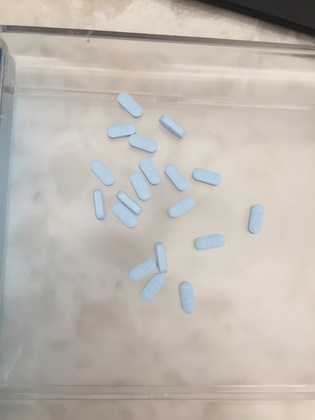
%> input picture pills/blue_bar_pill.JPG, 315 x 420 px, shrunk from 2448 x 3264 before the run; its folder holds only this picture in this run
$ octave general_pill_counter.m   (GNU Octave 9; MATLAB toolbox functions it lacks are replaced by stand-ins)
%> lines starting %> are read from the running program, lines starting %| are printed output that depends on the picture; in (x1, y1, x2, y2) boxes, pixels count from 0 and x2, y2 are one past the last pixel; in counts of white or black regions, pixels touching at a corner belong together; the program's own positions count from 1
clear all;
close all;

setShowIntermediateImages(0);

images = dir('pills/*.jpg');
for ii=1:size(images,1)
    image = images(ii);
    I = imread(strcat(image.folder, '/', image.name));
%> I is the input picture: size 420x315x3 uint8; mean R, G, B 190.1, 183.9, 176.4
    I = im2double(I);
%> I: size 420x315x3 double
    C = imcomplement(I); % Makes pills standout more if they are colored

    [H, S, V] = getHsvChannels(C);
    B = toBw(H, S, V);
    N = reduceNoise(B);
    markPills(I, N);
end

function markPills(I, B)
    % Plot and mark circular objects as pills
    props = regionprops(B, 'Centroid');
    I = insertText(I, [100 100], size(props,1), 'FontSize', 80);
    figure, imshow(I), title('Counted pills');
    for i=1:size(props,1)
        d = 80; % Length of each line in the crosshair
        c = props(i).Centroid;
        line([c(1)-d c(1)+d], [c(2) c(2)], 'Color', 'r');
        line([c(1) c(1)], [c(2)-d c(2)+d], 'Color', 'r');
    end
end

function N = reduceNoise(B)
    O = imopen(B,strel("disk", 30));
    E = imerode(O,strel("disk", 30));

    % [8 lines of commented-out code are left out]

    N = E;

    if getShowIntermediateImages() == 1
        figure, montage([B O E NLB]), title('BW, Opened, Eroded, Non Large Blobs');
    end
end

function G = toBw(H, S, V)
    % Weights H, S, V according to how important they are in distinguishing
    % pills from the background.
    I = (0.5*H + 3*S + V) / 3;
    g = graythresh(I);
    G = imbinarize(I, g);
end

function [H, S, V] = getHsvChannels(I)
    % Currently not actually thresholding anything, but still useful to get
    % HSV vectors.
    HSV = rgb2hsv(I);
%> HSV: size 420x315x3 double; mean H, S, V 0.541, 0.254, 0.318
    minHue = 0;
    maxHue = 1;
    minSat = 0;
    maxSat = 1;
    minVal = 0;
    maxVal = 1;
    for r=1:size(HSV,1)
        for c=1:size(HSV,2)
            if HSV(r,c,1) < minHue || HSV(r,c,1) > maxHue
                HSV(r,c,1) = 0;
            end
            if HSV(r,c,2) < minSat || HSV(r,c,2) > maxSat
                HSV(r,c,2) = 0;
            end
            if HSV(r,c,3) < minVal || HSV(r,c,3) > maxVal
                HSV(r,c,3) = 0;
            end
        end
    end
    H = HSV(:,:,1);
    S = HSV(:,:,2);
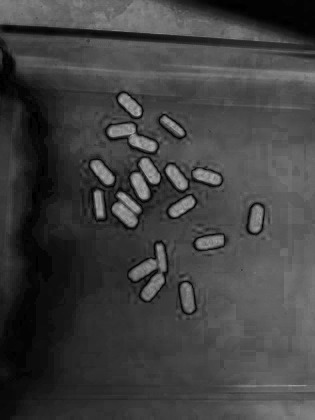
%> S: size 420x315 double; min 0, max 0.712, mean 0.254
    V = HSV(:,:,3);
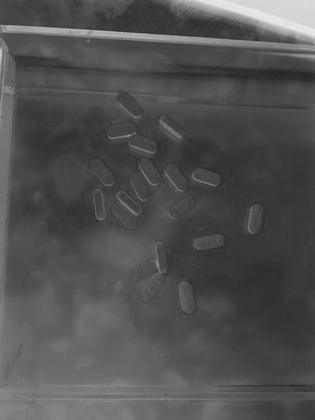
%> V: size 420x315 double; min 0.153, max 0.929, mean 0.318
%> in toBw, `I = (0.5*H + 3*S + V) / 3;`:
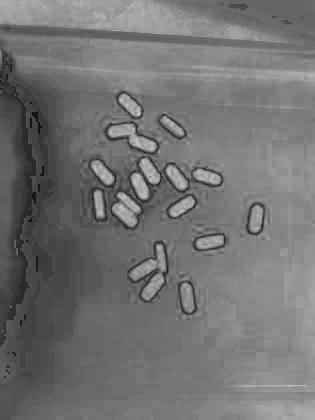
%> I: size 420x315 double; min 0.0562, max 0.811, mean 0.45
%> in toBw, `g = graythresh(I);`: g = 0.427
%> in toBw, `G = imbinarize(I, g);`:
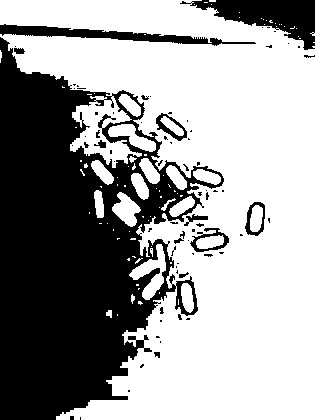
%> G: size 420x315 logical; 61.4% white; 75 black regions (59 under 20 px), largest, box (x1, y1, x2, y2) and area: (0, 37, 224, 420) 44622, (180, 0, 315, 50) 3045, (0, 24, 256, 46) 1819
%> in reduceNoise, `O = imopen(B,strel("disk", 30));`: O: size 420x315 logical; 39.6% white; 2 white regions, box (x1, y1, x2, y2) and area: (120, 42, 315, 420) 49120, (65, 0, 180, 33) 3262
%> in reduceNoise, `E = imerode(O,strel("disk", 30));`:
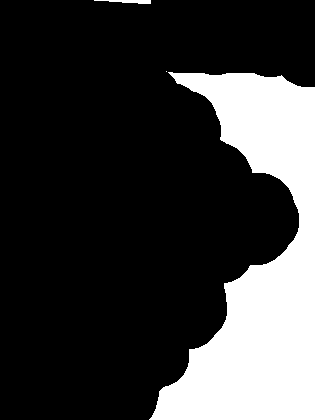
%> E: size 420x315 logical; 22.3% white; 3 white regions (1 under 20 px), largest, box (x1, y1, x2, y2) and area: (149, 72, 315, 420) 29394, (94, 0, 151, 4) 141
%> in markPills, `props = regionprops(B, 'Centroid');`: props = 3 regions; Centroid: [130.1 2], [260.7 269.2], [167 72]
%> in markPills, `I = insertText(I, [100 100], size(props,1), 'FontSize', 80);`:
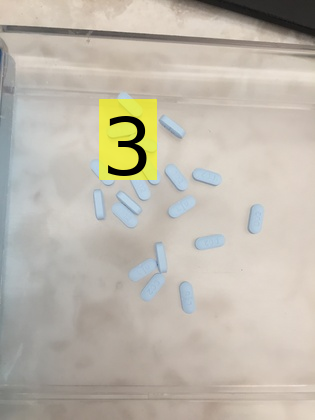
%> I: size 420x315x3 double; mean R, G, B 0.745, 0.72, 0.673
%> the loop in markPills, `for i=1:size(props,1)` made 3 passes
%> c on passes 1 to 3: [130.1 1.99], [260.7 269.2], [167 72]
%> `markPills(I, N);`:
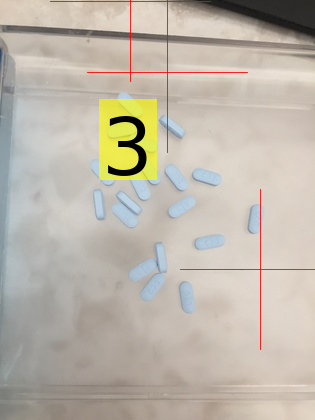
%> figure redrawn from the program's plot data; its title reads 'Counted pills'

    if getShowIntermediateImages() == 1
        figure, montage([H S V]), title('H, S, V');
    end
end

% Globals
function setShowIntermediateImages(val)
    global showIntermediateImages
    showIntermediateImages = val;
end

function r = getShowIntermediateImages()
    global showIntermediateImages
    r = showIntermediateImages;
end

$ run again, on pills/orange_ellipse_pill.JPG
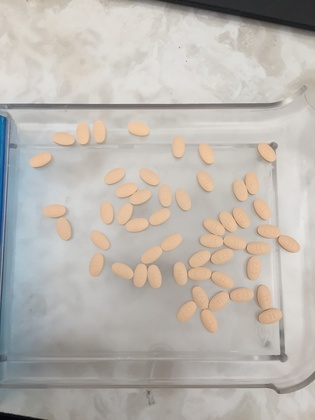
%> input picture pills/orange_ellipse_pill.JPG, 315 x 420 px, shrunk from 2448 x 3264 before the run
%> I is the input picture: size 420x315x3 uint8; mean R, G, B 187, 182, 175.7
%> HSV: size 420x315x3 double; mean H, S, V 0.534, 0.199, 0.321
%> g = 0.588
%> in toBw, `G = imbinarize(I, g);`:
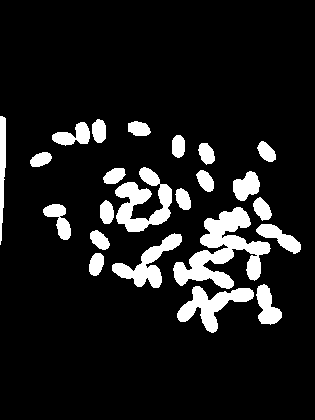
%> G: size 420x315 logical; 11.1% white; 23 white regions, largest, box (x1, y1, x2, y2) and area: (173, 207, 271, 289) 3330, (115, 167, 172, 232) 1847, (177, 286, 254, 333) 1453
%> O: size 420x315 logical; every value is 0
%> props = 0 regions
%> in markPills, `I = insertText(I, [100 100], size(props,1), 'FontSize', 80);`:
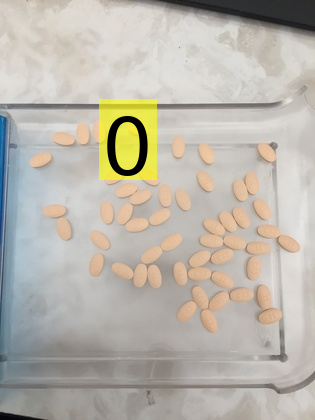
%> I: size 420x315x3 double; mean R, G, B 0.731, 0.712, 0.671

$ run again, on pills/pale_square_pill.JPG
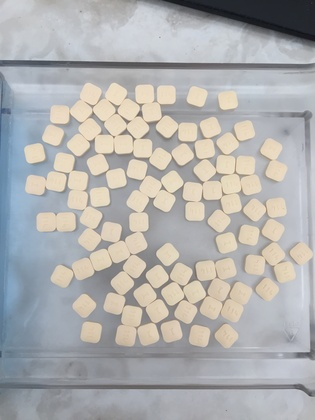
%> input picture pills/pale_square_pill.JPG, 315 x 420 px, shrunk from 2448 x 3264 before the run
%> I is the input picture: size 420x315x3 uint8; mean R, G, B 176.2, 175.7, 174.6
%> HSV: size 420x315x3 double; mean H, S, V 0.282, 0.244, 0.35
%> g = 0.494
%> in toBw, `G = imbinarize(I, g);`:
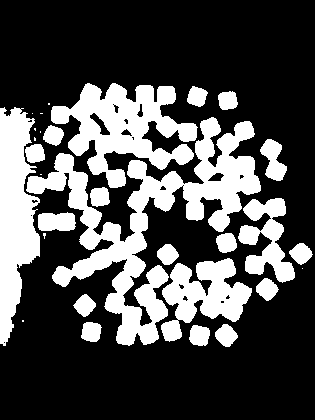
%> G: size 420x315 logical; 29.9% white; 30 white regions (10 under 20 px), largest, box (x1, y1, x2, y2) and area: (26, 117, 261, 346) 14151, (51, 83, 198, 188) 7367, (0, 107, 40, 346) 6176
%> O: size 420x315 logical; 1.9% white; 1 white region, box (x1, y1, x2, y2) and area: (0, 180, 35, 269) 2501
%> E: size 420x315 logical; 0.08% white; 1 white region, box (x1, y1, x2, y2) and area: (0, 209, 6, 240) 103
%> props = 1 region; Centroid: [2.5 228.2]
%> the loop in markPills, `for i=1:size(props,1)` made 1 pass
%> (d, c) on pass 1: (80, [2.47 228.2])
%> `markPills(I, N);`:
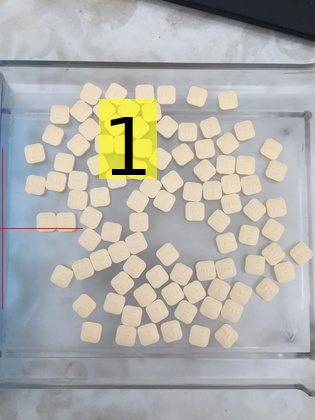
%> figure redrawn from the program's plot data; its title reads 'Counted pills'

$ run again, on pills/white_ellipse_pill.JPG
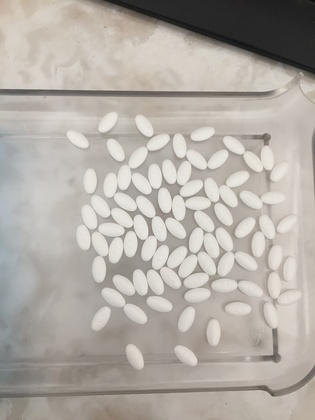
%> input picture pills/white_ellipse_pill.JPG, 315 x 420 px, shrunk from 2448 x 3264 before the run
%> I is the input picture: size 420x315x3 uint8; mean R, G, B 178.2, 172.3, 165.3
%> HSV: size 420x315x3 double; mean H, S, V 0.547, 0.182, 0.353
%> g = 0.361
%> G: size 420x315 logical; 73.1% white; 195 black regions (168 under 20 px), largest, box (x1, y1, x2, y2) and area: (0, 102, 180, 420) 26814, (126, 0, 315, 70) 6050, (0, 86, 120, 108) 783
%> O: size 420x315 logical; 49.5% white; 1 white region, box (x1, y1, x2, y2) and area: (0, 0, 315, 420) 65441
%> E: size 420x315 logical; 20.7% white; 5 white regions, box (x1, y1, x2, y2) and area: (68, 322, 315, 420) 13206, (0, 0, 192, 78) 7853, (239, 120, 315, 347) 6008, (212, 82, 227, 109) 231, (295, 99, 315, 112) 133
%> props = 5 regions; Centroid: [70.5 35.9], [180.4 388.1], [219.7 96], [290.4 212.3], [306.4 105.2]
%> the loop in markPills, `for i=1:size(props,1)` made 5 passes
%> c on passes 1 to 5: [70.5 35.88], [180.4 388.1], [219.7 95.99], [290.4 212.3], [306.4 105.2]
%> `markPills(I, N);`:
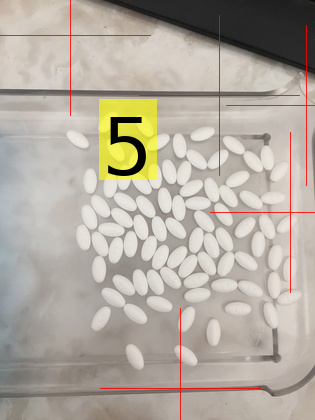
%> figure redrawn from the program's plot data; its title reads 'Counted pills'
